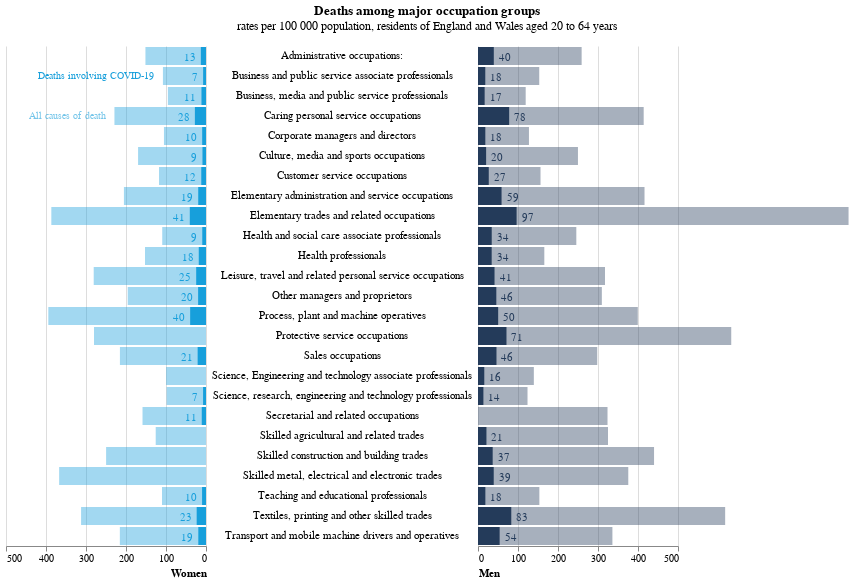

Notebook cell for this chart:
### Code cell
base = (
    alt.Chart(df)
    .mark_bar(size=12)
    .encode(
        y=alt.Y("desc:N", axis=None),
    )
)
bars_right = base.mark_bar(color=colors["eco-blue"]).encode(
    x=alt.X(
        "m_rate:Q",
        axis=alt.Axis(
            grid=True,
            title="Men",
            titleAnchor="start",
        ),
        scale=alt.Scale(domain=[0, 500]),
    ),
)
bars_right2 = bars_right.mark_bar(color=colors["eco-blue"], opacity=0.4).encode(
    x=alt.X("ma_rate:Q"),
)

text_right = bars_right.mark_text(
    align="left",
    baseline="middle",
    dx=5,
    dy=2,
    color=colors["eco-blue"],
).encode(text=alt.Text("m_rate:N", format=".0f"))
bars_left = base.mark_bar(color=colors["eco-light-blue"]).encode(
    x=alt.X(
        "f_rate:Q",
        axis=alt.Axis(
            grid=True, title="Women", titleAnchor="start", titleAlign="right"
        ),
        scale=alt.Scale(
            domain=[0, 500],
        ),
        sort=alt.SortOrder("descending"),
    ),
)
bars_left2 = bars_left.mark_bar(color=colors["eco-light-blue"], opacity=0.4).encode(
    x=alt.X("fa_rate:Q"),
)
text_left = bars_left.mark_text(
    align="right",
    baseline="middle",
    dx=-5,
    dy=2,
    color=colors["eco-light-blue"],
).encode(text=alt.Text("f_rate:N", format=".0f"))
text = base.mark_text(
    align="center",
    baseline="middle",
    dx=5,  # Nudges text to right so it doesn't appear on top of the bar
).encode(text=alt.Text("desc:N"))
label1 = (
    alt.Chart(
        pd.DataFrame(
            [
                {
                    "desc": "Business and public service associate professionals",
                    "f_rate": 130,
                    "text": "Deaths involving COVID-19",
                }
            ]
        )
    )
    .mark_text(
        color=colors["eco-light-blue"],
        align="right",
        baseline="bottom",
        fontSize=10,
        dy=5,
    )
    .encode(alt.X("f_rate:Q"), alt.Y("desc:N"), alt.Text("text:N"))
)
label2 = (
    alt.Chart(
        pd.DataFrame(
            [
                {
                    "desc": "Caring personal service occupations",
                    "f_rate": 250,
                    "text": "All causes of death",
                }
            ]
        )
    )
    .mark_text(
        color=colors["eco-light-blue"],
        align="right",
        baseline="bottom",
        fontSize=10,
        opacity=0.6,
        dy=5,
    )
    .encode(alt.X("f_rate:Q"), alt.Y("desc:N"), alt.Text("text:N"))
)
layer1 = (bars_left2 + bars_left + text_left + label1 + label2).properties(
    height=alt.Step(20), width=200
)
layer2 = (bars_right2 + bars_right + text_right).properties(
    height=alt.Step(20), width=200
)
layer = (
    alt.concat(
        layer1,
        text.properties(height=alt.Step(20), width=10),
        layer2,
        spacing=5,
    )
    .configure_view(stroke=None)
    .properties(
        title={
            "text": "Deaths among major occupation groups",
            "dy": -10,
            "subtitle": "rates per 100 000 population, residents of England and Wales aged 20 to 64 years",
        }
    )
    .configure_title(anchor="middle")
)
layer.save("visualisation/" + f + ".json")
layer

### Figure 1 — Vega-Lite specification as saved in the notebook (floating-point values rounded to 4 significant figures)
{"config": {"view": {"continuousWidth": 400, "continuousHeight": 300, "stroke": null}, "title": {"anchor": "middle"}}, "concat": [{"layer": [{"mark": {"type": "bar", "color": "#179FDB", "opacity": 0.4}, "encoding": {"x": {"type": "quantitative", "field": "fa_rate"}, "y": {"type": "nominal", "axis": null, "field": "desc"}}}, {"mark": {"type": "bar", "color": "#179FDB"}, "encoding": {"x": {"type": "quantitative", "axis": {"grid": true, "title": "Women", "titleAlign": "right", "titleAnchor": "start"}, "field": "f_rate", "scale": {"domain": [0, 500]}, "sort": "descending"}, "y": {"type": "nominal", "axis": null, "field": "desc"}}}, {"mark": {"type": "text", "align": "right", "baseline": "middle", "color": "#179FDB", "dx": -5, "dy": 2}, "encoding": {"text": {"type": "nominal", "field": "f_rate", "format": ".0f"}, "x": {"type": "quantitative", "axis": {"grid": true, "title": "Women", "titleAlign": "right", "titleAnchor": "start"}, "field": "f_rate", "scale": {"domain": [0, 500]}, "sort": "descending"}, "y": {"type": "nominal", "axis": null, "field": "desc"}}}, {"data": {"name": "data-5254f4f0020b814d5b24f66f395a343f"}, "mark": {"type": "text", "align": "right", "baseline": "bottom", "color": "#179FDB", "dy": 5, "fontSize": 10}, "encoding": {"text": {"type": "nominal", "field": "text"}, "x": {"type": "quantitative", "field": "f_rate"}, "y": {"type": "nominal", "field": "desc"}}}, {"data": {"name": "data-fca283826bbe918d7513db289784b010"}, "mark": {"type": "text", "align": "right", "baseline": "bottom", "color": "#179FDB", "dy": 5, "fontSize": 10, "opacity": 0.6}, "encoding": {"text": {"type": "nominal", "field": "text"}, "x": {"type": "quantitative", "field": "f_rate"}, "y": {"type": "nominal", "field": "desc"}}}], "height": {"step": 20}, "width": 200}, {"mark": {"type": "text", "align": "center", "baseline": "middle", "dx": 5}, "encoding": {"text": {"type": "nominal", "field": "desc"}, "y": {"type": "nominal", "axis": null, "field": "desc"}}, "height": {"step": 20}, "width": 10}, {"layer": [{"mark": {"type": "bar", "color": "#243B5A", "opacity": 0.4}, "encoding": {"x": {"type": "quantitative", "field": "ma_rate"}, "y": {"type": "nominal", "axis": null, "field": "desc"}}}, {"mark": {"type": "bar", "color": "#243B5A"}, "encoding": {"x": {"type": "quantitative", "axis": {"grid": true, "title": "Men", "titleAnchor": "start"}, "field": "m_rate", "scale": {"domain": [0, 500]}}, "y": {"type": "nominal", "axis": null, "field": "desc"}}}, {"mark": {"type": "text", "align": "left", "baseline": "middle", "color": "#243B5A", "dx": 5, "dy": 2}, "encoding": {"text": {"type": "nominal", "field": "m_rate", "format": ".0f"}, "x": {"type": "quantitative", "axis": {"grid": true, "title": "Men", "titleAnchor": "start"}, "field": "m_rate", "scale": {"domain": [0, 500]}}, "y": {"type": "nominal", "axis": null, "field": "desc"}}}], "height": {"step": 20}, "width": 200}], "data": {"name": "data-db49495348d0f8078ec4bece1cc7fa9a"}, "spacing": 5, "title": {"text": "Deaths among major occupation groups", "dy": -10, "subtitle": "rates per 100 000 population, residents of England and Wales aged 20 to 64 years"}, "$schema": "https://vega.github.io/schema/vega-lite/v4.8.1.json", "datasets": {"data-db49495348d0f8078ec4bece1cc7fa9a": [{"group": 11, "desc": "Corporate managers and directors", "m_deaths": 267, "m_rate": 18.3, "m_lci": 16.0, "m_hci": 20.6, "ma_deaths": 1925, "ma_rate": 127.4, "ma_lci": 121.4, "ma_hci": 133.4, "f_deaths": 64, "f_rate": 9.5, "f_lci": 7.2, "f_hci": 12.2, "drop1": null, "fa_deaths": 690, "fa_rate": 105.1, "fa_lci": 96.6, "fa_hci": 113.6}, {"group": 12, "desc": "Other managers and proprietors", "m_deaths": 205, "m_rate": 45.8, "m_lci": 39.4, "m_hci": 52.2, "ma_deaths": 1421, "ma_rate": 309.6, "ma_lci": 293.1, "ma_hci": 326.1, "f_deaths": 75, "f_rate": 19.7, "f_lci": 15.4, "f_hci": 24.8, "drop1": null, "fa_deaths": 763, "fa_rate": 195.7, "fa_lci": 181.5, "fa_hci": 209.9}, {"group": 21, "desc": "Science, research, engineering and technology professionals", "m_deaths": 126, "m_rate": 13.5, "m_lci": 11.0, "m_hci": 16.0, "ma_deaths": 1185, "ma_rate": 123.8, "ma_lci": 116.3, "ma_hci": 131.3, "f_deaths": 10, "f_rate": 7.3, "f_lci": 3.0, "f_hci": 14.2, "drop1": "u", "fa_deaths": 185, "fa_rate": 98.5, "fa_lci": 81.8, "fa_hci": 115.2}, {"group": 22, "desc": "Health professionals", "m_deaths": 90, "m_rate": 34.2, "m_lci": 27.4, "m_hci": 42.1, "ma_deaths": 428, "ma_rate": 165.8, "ma_lci": 149.5, "ma_hci": 182.0, "f_deaths": 138, "f_rate": 18.1, "f_lci": 14.9, "f_hci": 21.4, "drop1": null, "fa_deaths": 1171, "fa_rate": 152.5, "fa_lci": 143.1, "fa_hci": 161.9}, {"group": 23, "desc": "Teaching and educational professionals", "m_deaths": 66, "m_rate": 18.4, "m_lci": 14.0, "m_hci": 23.6, "ma_deaths": 530, "ma_rate": 153.4, "ma_lci": 139.8, "ma_hci": 167.1, "f_deaths": 73, "f_rate": 9.8, "f_lci": 7.5, "f_hci": 12.5, "drop1": null, "fa_deaths": 796, "fa_rate": 110.0, "fa_lci": 101.9, "fa_hci": 118.2}, {"group": 24, "desc": "Business, media and public service professionals", "m_deaths": 137, "m_rate": 16.6, "m_lci": 13.8, "m_hci": 19.4, "ma_deaths": 1001, "ma_rate": 119.2, "ma_lci": 111.7, "ma_hci": 126.8, "f_deaths": 58, "f_rate": 11.3, "f_lci": 8.5, "f_hci": 14.8, "drop1": null, "fa_deaths": 544, "fa_rate": 95.3, "fa_lci": 86.9, "fa_hci": 103.7}, {"group": 31, "desc": "Science, Engineering and technology associate professionals", "m_deaths": 45, "m_rate": 15.7, "m_lci": 11.3, "m_hci": 21.1, "ma_deaths": 412, "ma_rate": 139.6, "ma_lci": 125.7, "ma_hci": 153.4, "f_deaths": 8, "f_rate": null, "f_lci": null, "f_hci": null, "drop1": null, "fa_deaths": 102, "fa_rate": 99.6, "fa_lci": 78.9, "fa_hci": 120.3}, {"group": 32, "desc": "Health and social care associate professionals", "m_deaths": 35, "m_rate": 34.3, "m_lci": 23.8, "m_hci": 47.8, "ma_deaths": 250, "ma_rate": 245.8, "ma_lci": 215.1, "ma_hci": 276.5, "f_deaths": 29, "f_rate": 9.3, "f_lci": 6.2, "f_hci": 13.3, "drop1": null, "fa_deaths": 359, "fa_rate": 109.4, "fa_lci": 98.0, "fa_hci": 120.8}, {"group": 33, "desc": "Protective service occupations", "m_deaths": 67, "m_rate": 71.2, "m_lci": 53.0, "m_hci": 93.1, "ma_deaths": 623, "ma_rate": 633.1, "ma_lci": 576.1, "ma_hci": 690.1, "f_deaths": 4, "f_rate": null, "f_lci": null, "f_hci": null, "drop1": null, "fa_deaths": 97, "fa_rate": 280.0, "fa_lci": 201.3, "fa_hci": 371.5}, {"group": 34, "desc": "Culture, media and sports occupations", "m_deaths": 56, "m_rate": 20.3, "m_lci": 15.3, "m_hci": 26.4, "ma_deaths": 723, "ma_rate": 249.9, "ma_lci": 231.4, "ma_hci": 268.5, "f_deaths": 13, "f_rate": 8.8, "f_lci": 4.4, "f_hci": 15.5, "drop1": "u", "fa_deaths": 325, "fa_rate": 169.8, "fa_lci": 149.8, "fa_hci": 189.8}, {"group": 35, "desc": "Business and public service associate professionals", "m_deaths": 157, "m_rate": 18.2, "m_lci": 15.3, "m_hci": 21.1, "ma_deaths": 1345, "ma_rate": 153.1, "ma_lci": 144.7, "ma_hci": 161.5, "f_deaths": 49, "f_rate": 7.2, "f_lci": 5.2, "f_hci": 9.7, "drop1": null, "fa_deaths": 732, "fa_rate": 107.7, "fa_lci": 99.3, "fa_hci": 116.2}, {"group": 41, "desc": "Administrative occupations:", "m_deaths": 178, "m_rate": 39.5, "m_lci": 33.7, "m_hci": 45.3, "ma_deaths": 1190, "ma_rate": 259.1, "ma_lci": 244.3, "ma_hci": 274.0, "f_deaths": 186, "f_rate": 12.9, "f_lci": 11.0, "f_hci": 14.7, "drop1": null, "fa_deaths": 2175, "fa_rate": 151.4, "fa_lci": 145.0, "fa_hci": 157.9}, {"group": 42, "desc": "Secretarial and related occupations", "m_deaths": 8, "m_rate": null, "m_lci": null, "m_hci": null, "ma_deaths": 72, "ma_rate": 323.8, "ma_lci": 244.5, "ma_hci": 418.4, "f_deaths": 64, "f_rate": 10.6, "f_lci": 8.1, "f_hci": 13.7, "drop1": null, "fa_deaths": 930, "fa_rate": 158.7, "fa_lci": 148.3, "fa_hci": 169.2}, {"group": 51, "desc": "Skilled agricultural and related trades", "m_deaths": 52, "m_rate": 21.1, "m_lci": 15.7, "m_hci": 27.8, "ma_deaths": 789, "ma_rate": 325.0, "ma_lci": 301.7, "ma_hci": 348.3, "f_deaths": 2, "f_rate": null, "f_lci": null, "f_hci": null, "drop1": null, "fa_deaths": 72, "fa_rate": 125.7, "fa_lci": 94.5, "fa_hci": 162.9}, {"group": 52, "desc": "Skilled metal, electrical and electronic trades", "m_deaths": 309, "m_rate": 39.3, "m_lci": 34.9, "m_hci": 43.7, "ma_deaths": 3013, "ma_rate": 375.7, "ma_lci": 362.1, "ma_hci": 389.3, "f_deaths": 7, "f_rate": null, "f_lci": null, "f_hci": null, "drop1": null, "fa_deaths": 52, "fa_rate": 367.1, "fa_lci": 268.7, "fa_hci": 488.1}, {"group": 53, "desc": "Skilled construction and building trades", "m_deaths": 305, "m_rate": 36.7, "m_lci": 32.5, "m_hci": 40.8, "ma_deaths": 3727, "ma_rate": 440.1, "ma_lci": 425.9, "ma_hci": 454.4, "f_deaths": 0, "f_rate": null, "f_lci": null, "f_hci": null, "drop1": null, "fa_deaths": 28, "fa_rate": 249.7, "fa_lci": 155.1, "fa_hci": 375.2}, {"group": 54, "desc": "Textiles, printing and other skilled trades", "m_deaths": 182, "m_rate": 83.2, "m_lci": 70.3, "m_hci": 96.0, "ma_deaths": 1459, "ma_rate": 617.9, "ma_lci": 583.9, "ma_hci": 651.9, "f_deaths": 45, "f_rate": 23.3, "f_lci": 16.8, "f_hci": 31.4, "drop1": null, "fa_deaths": 601, "fa_rate": 312.3, "fa_lci": 286.7, "fa_hci": 338.0}, {"group": 61, "desc": "Caring personal service occupations", "m_deaths": 194, "m_rate": 77.9, "m_lci": 66.8, "m_hci": 89.0, "ma_deaths": 1052, "ma_rate": 414.2, "ma_lci": 388.8, "ma_hci": 439.7, "f_deaths": 400, "f_rate": 27.8, "f_lci": 25.0, "f_hci": 30.6, "drop1": null, "fa_deaths": 3332, "fa_rate": 228.9, "fa_lci": 220.9, "fa_hci": 236.9}, {"group": 62, "desc": "Leisure, travel and related personal service occupations", "m_deaths": 64, "m_rate": 41.3, "m_lci": 31.8, "m_hci": 52.7, "ma_deaths": 473, "ma_rate": 317.5, "ma_lci": 288.7, "ma_hci": 346.2, "f_deaths": 60, "f_rate": 24.5, "f_lci": 18.5, "f_hci": 31.8, "drop1": null, "fa_deaths": 742, "fa_rate": 280.7, "fa_lci": 259.6, "fa_hci": 301.8}, {"group": 71, "desc": "Sales occupations", "m_deaths": 126, "m_rate": 46.2, "m_lci": 38.0, "m_hci": 54.4, "ma_deaths": 862, "ma_rate": 298.1, "ma_lci": 277.6, "ma_hci": 318.5, "f_deaths": 143, "f_rate": 20.9, "f_lci": 17.4, "f_hci": 24.3, "drop1": null, "fa_deaths": 1469, "fa_rate": 215.2, "fa_lci": 204.1, "fa_hci": 226.3}, {"group": 72, "desc": "Customer service occupations", "m_deaths": 30, "m_rate": 26.9, "m_lci": 17.8, "m_hci": 39.0, "ma_deaths": 201, "ma_rate": 156.3, "ma_lci": 133.2, "ma_hci": 179.3, "f_deaths": 30, "f_rate": 11.8, "f_lci": 7.7, "f_hci": 17.0, "drop1": null, "fa_deaths": 286, "fa_rate": 117.4, "fa_lci": 103.2, "fa_hci": 131.6}, {"group": 81, "desc": "Process, plant and machine operatives", "m_deaths": 230, "m_rate": 50.4, "m_lci": 43.9, "m_hci": 57.0, "ma_deaths": 1864, "ma_rate": 399.5, "ma_lci": 381.2, "ma_hci": 417.7, "f_deaths": 46, "f_rate": 39.6, "f_lci": 28.4, "f_hci": 53.5, "drop1": null, "fa_deaths": 468, "fa_rate": 394.2, "fa_lci": 356.6, "fa_hci": 431.8}, {"group": 82, "desc": "Transport and mobile machine drivers and operatives", "m_deaths": 597, "m_rate": 54.1, "m_lci": 49.8, "m_hci": 58.5, "ma_deaths": 3663, "ma_rate": 336.0, "ma_lci": 324.9, "ma_hci": 347.0, "f_deaths": 11, "f_rate": 19.2, "f_lci": 8.9, "f_hci": 35.3, "drop1": "u", "fa_deaths": 111, "fa_rate": 215.4, "fa_lci": 172.2, "fa_hci": 258.5}, {"group": 91, "desc": "Elementary trades and related occupations", "m_deaths": 200, "m_rate": 96.5, "m_lci": 82.9, "m_hci": 110.1, "ma_deaths": 2103, "ma_rate": 926.4, "ma_lci": 885.8, "ma_hci": 966.9, "f_deaths": 34, "f_rate": 40.5, "f_lci": 27.9, "f_hci": 56.8, "drop1": null, "fa_deaths": 319, "fa_rate": 386.7, "fa_lci": 343.7, "fa_hci": 429.7}, {"group": 92, "desc": "Elementary administration and service occupations", "m_deaths": 499, "m_rate": 58.9, "m_lci": 53.7, "m_hci": 64.2, "ma_deaths": 3593, "ma_rate": 416.3, "ma_lci": 402.5, "ma_hci": 430.1, "f_deaths": 193, "f_rate": 19.4, "f_lci": 16.7, "f_hci": 22.2, "drop1": null, "fa_deaths": 2070, "fa_rate": 205.2, "fa_lci": 196.3, "fa_hci": 214.1}], "data-5254f4f0020b814d5b24f66f395a343f": [{"desc": "Business and public service associate professionals", "f_rate": 130, "text": "Deaths involving COVID-19"}], "data-fca283826bbe918d7513db289784b010": [{"desc": "Caring personal service occupations", "f_rate": 250, "text": "All causes of death"}]}}
